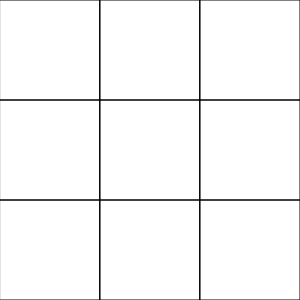
Frame 1 (no input)
Frame 60 (no input): identical to frame 1, image omitted
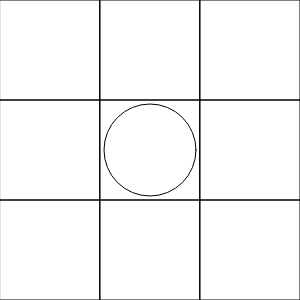
Frame 120 (the mouse pressed at the canvas centre since frame 60)

The p5.js sketch that drew these frames (run headless with seeded random() and noise() and a simulated clock; from frame 60 on, the mouse is pressed at the canvas centre):

// p5.js sketch
// ── sketch.js
let board;
let cols = 3;
let rows = 3;

function setup() {
	createCanvas(300, 300);
	let w = width/cols;
	let h = height/rows;

	board = [];
	for (let i = 0; i < cols; i++) {
		board[i] = [];
		for (let j = 0; j < rows; j++) {
			board[i][j] = new Cell(i*w, j*h, w, h);
		}
	}
}

function draw() {
	background(255);
	for (let i = 0; i < cols; i++) {
		for (let j = 0; j < rows; j++) {
			board[i][j].display();
		}
	}
}

function mousePressed() {
	for (let i = 0; i < cols; i++) {
		for (let j = 0; j < rows; j++) {
			board[i][j].click(mouseX, mouseY);
		}
	}
}
// ── cell.js
class Cell {
	constructor(x, y, w, h) {
		this.x = x;
		this.y = y;
		this.w = w;
		this.h = h;
		this.state = 0;
	}

	click(mx, my) {
		if (mx > this.x && mx < this.x + this.w 
			&& my > this.y && my < this.y + this.h) {
			this.state = (this.state + 1) % 3;
		}
	}

	display() {
		stroke(0);
		noFill();
		rect(this.x, this.y, this.w, this.h);

		let b = 8;

		if (this.state == 0) {
			// nothing
		} else if (this.state == 1) {
			// draw an O
			ellipse(this.x + this.w/2, this.y + this.h/2, this.w-b, this.h-b);
		} else if (this.state == 2) {
			// draw an X
			line(this.x+b, this.y+b, this.x+this.w-b, this.y+this.h-b);
			line(this.x+this.w-b, this.y+b, this.x+b, this.y+this.h-b);
		}
	}
}
